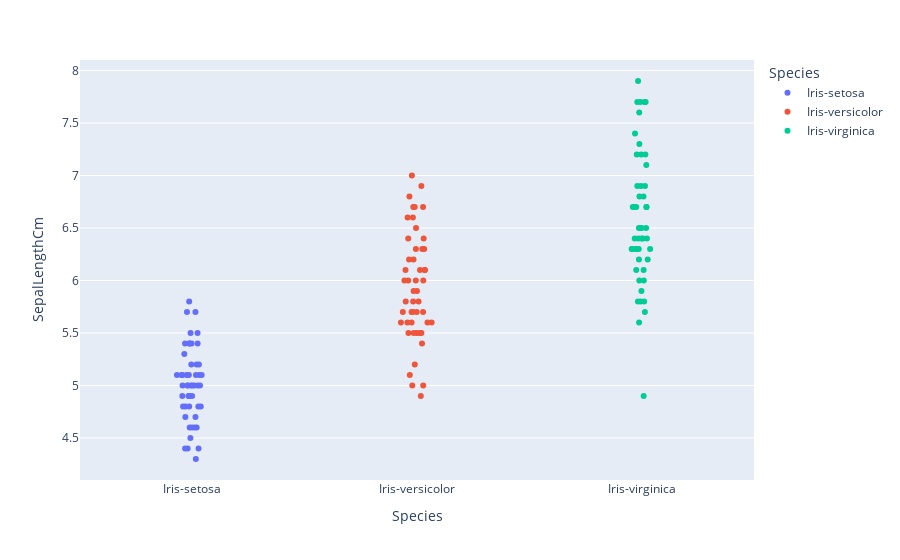

Source (notebook cell):
### Markdown cell above
###### 6. Create a Strip plot

### Code cell
### code here
fig = px.strip(df, x="Species",y="SepalLengthCm",color="Species")
fig.show()

### Figure 1 — Plotly figure (JSON) as saved in the notebook; plotly's stock layout.template omitted (floating-point values rounded to 4 significant figures)
{"data": [{"alignmentgroup": "True", "boxpoints": "all", "fillcolor": "rgba(255,255,255,0)", "hoveron": "points", "hovertemplate": "Species=%{x}<br>SepalLengthCm=%{y}<extra></extra>", "legendgroup": "Iris-setosa", "line": {"color": "rgba(255,255,255,0)"}, "marker": {"color": "#636efa"}, "name": "Iris-setosa", "offsetgroup": "Iris-setosa", "orientation": "v", "pointpos": 0, "showlegend": true, "type": "box", "x": ["Iris-setosa", "Iris-setosa", "Iris-setosa", "Iris-setosa", "Iris-setosa", "Iris-setosa", "Iris-setosa", "Iris-setosa", "Iris-setosa", "Iris-setosa", "Iris-setosa", "Iris-setosa", "Iris-setosa", "Iris-setosa", "Iris-setosa", "Iris-setosa", "Iris-setosa", "Iris-setosa", "Iris-setosa", "Iris-setosa", "Iris-setosa", "Iris-setosa", "Iris-setosa", "Iris-setosa", "Iris-setosa", "Iris-setosa", "Iris-setosa", "Iris-setosa", "Iris-setosa", "Iris-setosa", "Iris-setosa", "Iris-setosa", "Iris-setosa", "Iris-setosa", "Iris-setosa", "Iris-setosa", "Iris-setosa", "Iris-setosa", "Iris-setosa", "Iris-setosa", "Iris-setosa", "Iris-setosa", "Iris-setosa", "Iris-setosa", "Iris-setosa", "Iris-setosa", "Iris-setosa", "Iris-setosa", "Iris-setosa", "Iris-setosa"], "x0": " ", "xaxis": "x", "y": [5.1, 4.9, 4.7, 4.6, 5, 5.4, 4.6, 5, 4.4, 4.9, 5.4, 4.8, 4.8, 4.3, 5.8, 5.7, 5.4, 5.1, 5.7, 5.1, 5.4, 5.1, 4.6, 5.1, 4.8, 5, 5, 5.2, 5.2, 4.7, 4.8, 5.4, 5.2, 5.5, 4.9, 5, 5.5, 4.9, 4.4, 5.1, 5, 4.5, 4.4, 5, 5.1, 4.8, 5.1, 4.6, 5.3, 5], "y0": " ", "yaxis": "y"}, {"alignmentgroup": "True", "boxpoints": "all", "fillcolor": "rgba(255,255,255,0)", "hoveron": "points", "hovertemplate": "Species=%{x}<br>SepalLengthCm=%{y}<extra></extra>", "legendgroup": "Iris-versicolor", "line": {"color": "rgba(255,255,255,0)"}, "marker": {"color": "#EF553B"}, "name": "Iris-versicolor", "offsetgroup": "Iris-versicolor", "orientation": "v", "pointpos": 0, "showlegend": true, "type": "box", "x": ["Iris-versicolor", "Iris-versicolor", "Iris-versicolor", "Iris-versicolor", "Iris-versicolor", "Iris-versicolor", "Iris-versicolor", "Iris-versicolor", "Iris-versicolor", "Iris-versicolor", "Iris-versicolor", "Iris-versicolor", "Iris-versicolor", "Iris-versicolor", "Iris-versicolor", "Iris-versicolor", "Iris-versicolor", "Iris-versicolor", "Iris-versicolor", "Iris-versicolor", "Iris-versicolor", "Iris-versicolor", "Iris-versicolor", "Iris-versicolor", "Iris-versicolor", "Iris-versicolor", "Iris-versicolor", "Iris-versicolor", "Iris-versicolor", "Iris-versicolor", "Iris-versicolor", "Iris-versicolor", "Iris-versicolor", "Iris-versicolor", "Iris-versicolor", "Iris-versicolor", "Iris-versicolor", "Iris-versicolor", "Iris-versicolor", "Iris-versicolor", "Iris-versicolor", "Iris-versicolor", "Iris-versicolor", "Iris-versicolor", "Iris-versicolor", "Iris-versicolor", "Iris-versicolor", "Iris-versicolor", "Iris-versicolor", "Iris-versicolor"], "x0": " ", "xaxis": "x", "y": [7, 6.4, 6.9, 5.5, 6.5, 5.7, 6.3, 4.9, 6.6, 5.2, 5, 5.9, 6, 6.1, 5.6, 6.7, 5.6, 5.8, 6.2, 5.6, 5.9, 6.1, 6.3, 6.1, 6.4, 6.6, 6.8, 6.7, 6, 5.7, 5.5, 5.5, 5.8, 6, 5.4, 6, 6.7, 6.3, 5.6, 5.5, 5.5, 6.1, 5.8, 5, 5.6, 5.7, 5.7, 6.2, 5.1, 5.7], "y0": " ", "yaxis": "y"}, {"alignmentgroup": "True", "boxpoints": "all", "fillcolor": "rgba(255,255,255,0)", "hoveron": "points", "hovertemplate": "Species=%{x}<br>SepalLengthCm=%{y}<extra></extra>", "legendgroup": "Iris-virginica", "line": {"color": "rgba(255,255,255,0)"}, "marker": {"color": "#00cc96"}, "name": "Iris-virginica", "offsetgroup": "Iris-virginica", "orientation": "v", "pointpos": 0, "showlegend": true, "type": "box", "x": ["Iris-virginica", "Iris-virginica", "Iris-virginica", "Iris-virginica", "Iris-virginica", "Iris-virginica", "Iris-virginica", "Iris-virginica", "Iris-virginica", "Iris-virginica", "Iris-virginica", "Iris-virginica", "Iris-virginica", "Iris-virginica", "Iris-virginica", "Iris-virginica", "Iris-virginica", "Iris-virginica", "Iris-virginica", "Iris-virginica", "Iris-virginica", "Iris-virginica", "Iris-virginica", "Iris-virginica", "Iris-virginica", "Iris-virginica", "Iris-virginica", "Iris-virginica", "Iris-virginica", "Iris-virginica", "Iris-virginica", "Iris-virginica", "Iris-virginica", "Iris-virginica", "Iris-virginica", "Iris-virginica", "Iris-virginica", "Iris-virginica", "Iris-virginica", "Iris-virginica", "Iris-virginica", "Iris-virginica", "Iris-virginica", "Iris-virginica", "Iris-virginica", "Iris-virginica", "Iris-virginica", "Iris-virginica", "Iris-virginica", "Iris-virginica"], "x0": " ", "xaxis": "x", "y": [6.3, 5.8, 7.1, 6.3, 6.5, 7.6, 4.9, 7.3, 6.7, 7.2, 6.5, 6.4, 6.8, 5.7, 5.8, 6.4, 6.5, 7.7, 7.7, 6, 6.9, 5.6, 7.7, 6.3, 6.7, 7.2, 6.2, 6.1, 6.4, 7.2, 7.4, 7.9, 6.4, 6.3, 6.1, 7.7, 6.3, 6.4, 6, 6.9, 6.7, 6.9, 5.8, 6.8, 6.7, 6.7, 6.3, 6.5, 6.2, 5.9], "y0": " ", "yaxis": "y"}], "layout": {"boxmode": "overlay", "legend": {"title": {"text": "Species"}, "tracegroupgap": 0}, "margin": {"t": 60}, "xaxis": {"anchor": "y", "categoryarray": ["Iris-setosa", "Iris-versicolor", "Iris-virginica"], "categoryorder": "array", "domain": [0, 1], "title": {"text": "Species"}}, "yaxis": {"anchor": "x", "domain": [0, 1], "title": {"text": "SepalLengthCm"}}}}
